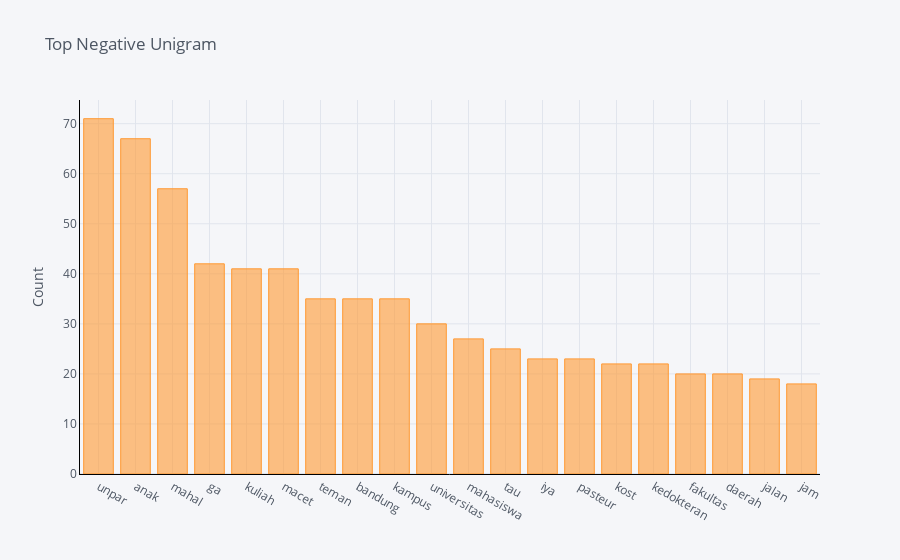
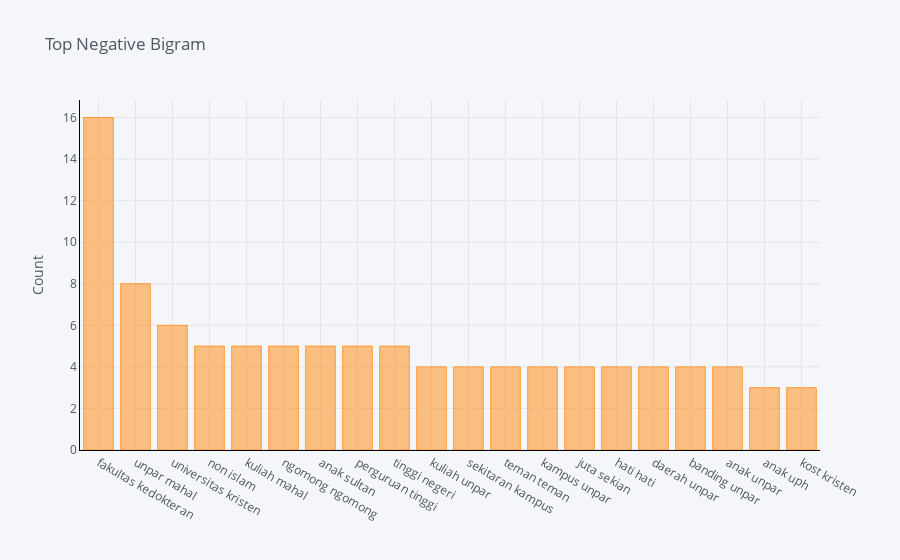
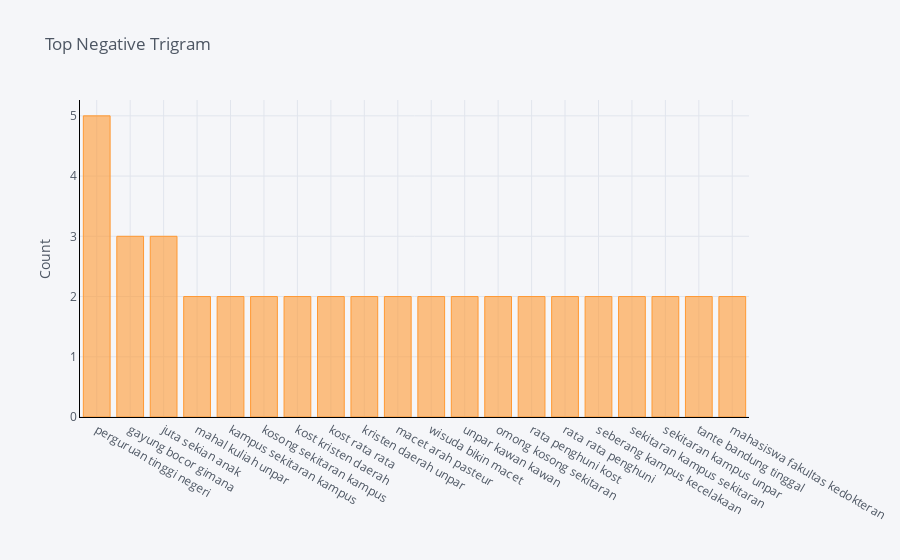

Notebook code for these charts, in order:
### Code cell
negative_df_unigram.groupby('New_Text').sum()['count'].sort_values(ascending=False).iplot(
    kind='bar', yTitle='Count', linecolor='black', title='Top Negative Unigram')
negative_df_bigram.groupby('New_Text').sum()['count'].sort_values(ascending=False).iplot(
    kind='bar', yTitle='Count', linecolor='black', title='Top Negative Bigram')
negative_df_trigram.groupby('New_Text').sum()['count'].sort_values(ascending=False).iplot(
    kind='bar', yTitle='Count', linecolor='black', title='Top Negative Trigram')

### Figure 1 — Plotly figure (JSON) as saved in the notebook; plotly's stock layout.template omitted (floating-point values rounded to 4 significant figures)
{"data": [{"marker": {"color": "rgba(255, 153, 51, 0.6)", "line": {"color": "rgba(255, 153, 51, 1.0)", "width": 1}}, "name": "count", "orientation": "v", "text": "", "type": "bar", "x": ["unpar", "anak", "mahal", "ga", "kuliah", "macet", "teman", "bandung", "kampus", "universitas", "mahasiswa", "tau", "iya", "pasteur", "kost", "kedokteran", "fakultas", "daerah", "jalan", "jam"], "y": [71, 67, 57, 42, 41, 41, 35, 35, 35, 30, 27, 25, 23, 23, 22, 22, 20, 20, 19, 18]}], "layout": {"legend": {"bgcolor": "#F5F6F9", "font": {"color": "#4D5663"}}, "paper_bgcolor": "#F5F6F9", "plot_bgcolor": "#F5F6F9", "title": {"font": {"color": "#4D5663"}, "text": "Top Negative Unigram"}, "xaxis": {"gridcolor": "#E1E5ED", "linecolor": "black", "showgrid": true, "tickfont": {"color": "#4D5663"}, "title": {"font": {"color": "#4D5663"}, "text": ""}, "zerolinecolor": "#E1E5ED"}, "yaxis": {"gridcolor": "#E1E5ED", "linecolor": "black", "showgrid": true, "tickfont": {"color": "#4D5663"}, "title": {"font": {"color": "#4D5663"}, "text": "Count"}, "zerolinecolor": "#E1E5ED"}}}

### Figure 2 — Plotly figure (JSON) as saved in the notebook; plotly's stock layout.template omitted (floating-point values rounded to 4 significant figures)
{"data": [{"marker": {"color": "rgba(255, 153, 51, 0.6)", "line": {"color": "rgba(255, 153, 51, 1.0)", "width": 1}}, "name": "count", "orientation": "v", "text": "", "type": "bar", "x": ["fakultas kedokteran", "unpar mahal", "universitas kristen", "non islam", "kuliah mahal", "ngomong ngomong", "anak sultan", "perguruan tinggi", "tinggi negeri", "kuliah unpar", "sekitaran kampus", "teman teman", "kampus unpar", "juta sekian", "hati hati", "daerah unpar", "banding unpar", "anak unpar", "anak uph", "kost kristen"], "y": [16, 8, 6, 5, 5, 5, 5, 5, 5, 4, 4, 4, 4, 4, 4, 4, 4, 4, 3, 3]}], "layout": {"legend": {"bgcolor": "#F5F6F9", "font": {"color": "#4D5663"}}, "paper_bgcolor": "#F5F6F9", "plot_bgcolor": "#F5F6F9", "title": {"font": {"color": "#4D5663"}, "text": "Top Negative Bigram"}, "xaxis": {"gridcolor": "#E1E5ED", "linecolor": "black", "showgrid": true, "tickfont": {"color": "#4D5663"}, "title": {"font": {"color": "#4D5663"}, "text": ""}, "zerolinecolor": "#E1E5ED"}, "yaxis": {"gridcolor": "#E1E5ED", "linecolor": "black", "showgrid": true, "tickfont": {"color": "#4D5663"}, "title": {"font": {"color": "#4D5663"}, "text": "Count"}, "zerolinecolor": "#E1E5ED"}}}

### Figure 3 — Plotly figure (JSON) as saved in the notebook; plotly's stock layout.template omitted (floating-point values rounded to 4 significant figures)
{"data": [{"marker": {"color": "rgba(255, 153, 51, 0.6)", "line": {"color": "rgba(255, 153, 51, 1.0)", "width": 1}}, "name": "count", "orientation": "v", "text": "", "type": "bar", "x": ["perguruan tinggi negeri", "gayung bocor gimana", "juta sekian anak", "mahal kuliah unpar", "kampus sekitaran kampus", "kosong sekitaran kampus", "kost kristen daerah", "kost rata rata", "kristen daerah unpar", "macet arah pasteur", "wisuda bikin macet", "unpar kawan kawan", "omong kosong sekitaran", "rata penghuni kost", "rata rata penghuni", "seberang kampus kecelakaan", "sekitaran kampus sekitaran", "sekitaran kampus unpar", "tante bandung tinggal", "mahasiswa fakultas kedokteran"], "y": [5, 3, 3, 2, 2, 2, 2, 2, 2, 2, 2, 2, 2, 2, 2, 2, 2, 2, 2, 2]}], "layout": {"legend": {"bgcolor": "#F5F6F9", "font": {"color": "#4D5663"}}, "paper_bgcolor": "#F5F6F9", "plot_bgcolor": "#F5F6F9", "title": {"font": {"color": "#4D5663"}, "text": "Top Negative Trigram"}, "xaxis": {"gridcolor": "#E1E5ED", "linecolor": "black", "showgrid": true, "tickfont": {"color": "#4D5663"}, "title": {"font": {"color": "#4D5663"}, "text": ""}, "zerolinecolor": "#E1E5ED"}, "yaxis": {"gridcolor": "#E1E5ED", "linecolor": "black", "showgrid": true, "tickfont": {"color": "#4D5663"}, "title": {"font": {"color": "#4D5663"}, "text": "Count"}, "zerolinecolor": "#E1E5ED"}}}
